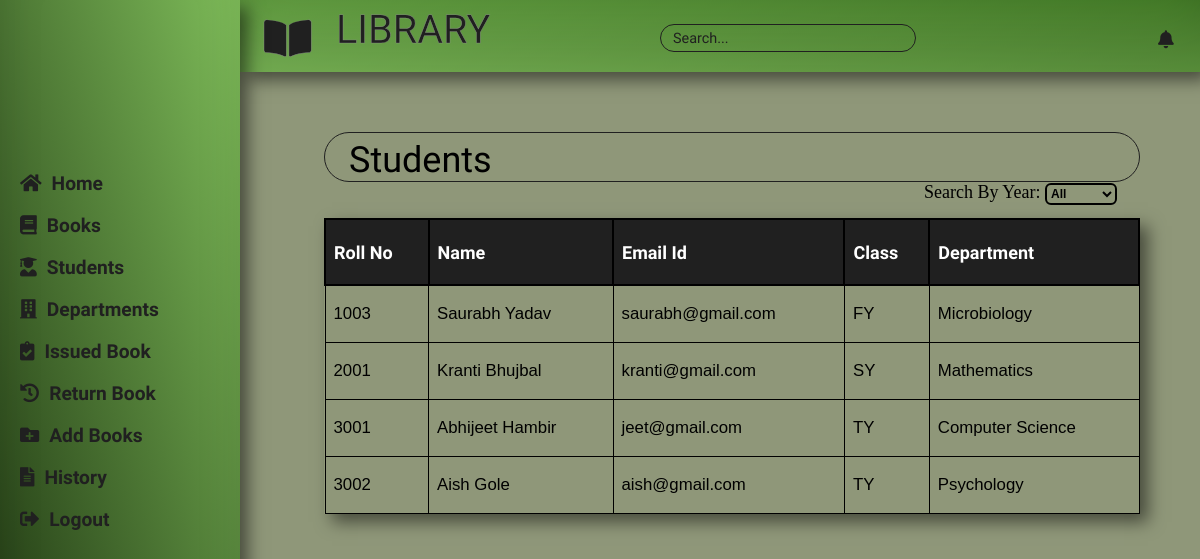
Screenshot of /Admin/students.php with the database file from the repository.
### tables this page shows
CREATE TABLE `students` (
  `ID` int(8) NOT NULL,
  `ROLL_NO` varchar(10) NOT NULL,
  `NAME` varchar(200) NOT NULL,
  `EMAIL` varchar(500) NOT NULL,
  `CLASS` varchar(100) NOT NULL,
  `DEPARTMENT` varchar(200) NOT NULL,
  `MOBILE_NO` varchar(50) NOT NULL,
  `PASSWORD` varchar(200) NOT NULL
);

### Admin/students.php (the view, shortened to what this page needs)
<!DOCTYPE html>
<html>
<head>
    <link href="CSS/students.css" type="text/css" rel="stylesheet">
</head>
<body>
    <div class="container">
    <div class="heading">
          <p>Students</p>
     </div>
    <div class="sort-books">
            Search By Year:
            <select name="year" id="fetchval">
                <option value="All">All</option>
            </select>
        </div>
    <div class="table-container">
            <?php
                require '../connection/connection.inc.php';
                $query = "SELECT * FROM students ORDER BY ROLL_NO";
                $result = mysqli_query($db_connection,$query);
                echo '<table border="1px" class="books-table" id="book_table">';
                echo '<tr>';
                    echo '<th>'; echo 'Roll No'; echo '</th>';
                    echo '<th>'; echo 'Name'; echo '</th>';
                    echo '<th>'; echo 'Email Id'; echo '</th>';
                    echo '<th>'; echo 'Class'; echo '</th>';
                    echo '<th>'; echo 'Department'; echo '</th>';
                echo '</tr>';
                while($data = mysqli_fetch_assoc($result))
                {
                    echo '<tr>';
                        echo '<td>'; echo $data['ROLL_NO']; echo '</td>';
                        echo '<td>'; echo $data['NAME']; echo '</td>';
                        echo '<td>'; echo $data['EMAIL']; echo '</td>';
                        echo '<td>'; echo $data['CLASS']; echo '</td>';
                        echo '<td>'; echo $data['DEPARTMENT']; echo '</td>';
                    echo '</tr>';
                }
                echo '</table>';
            ?>
        </div>
    </div>
</body>
</html>
<?php
    include "layout.php";
?>

### Admin/css/students.css (style rules this page uses)
.container { position: absolute; margin-left: 27vw; margin-top: 10vw; }
.container .heading { position: relative; margin-top: 1vw; height: 4vw; border: 1px solid #202020; border-radius: 50px; }
.container .heading p { font-family: 'Orelega One', cursive; font-size: 3vw; padding-left: 2vw; margin-top: 0.5vw; position: absolute; }
.books-table { margin-top: 3vw; border-collapse: collapse; width: 68vw; text-align: left; box-shadow: inset 0 -3em 3em rgba(0,0,0,0.1), 0 0 0 0px rgb(255,255,255), 0.5em 0.5em 1em rgba(0,0,0,0.5); }
.books-table th { font-family: 'Jura', sans-serif; font-size: 1.5vw; border: 2px solid black; padding: 8px; height: 40px; padding-top: 12px; padding-bottom: 12px; background-color: #202020; color: #FFFFFF; }
.books-table td { font-family: 'PT Sans', sans-serif; font-size: 1.4vw; border: 1px solid black; padding: 8px; height: 40px; background-color: #8F9779; }
.sort-books { font-family: 'Markazi Text', serif; font-size: 1.5vw; position: absolute; margin-left: 50vw; }
.sort-books select { width: 6vw; height: 1.8vw; font-family: 'Aldrich', sans-serif; font-size: 1vw; color: black; font-weight: bold; border: 2px solid black; border-radius: 6px; outline: none; background-color: #8F9779; }
.sort-books option { font-family: 'Aldrich', sans-serif; font-size: 1vw; color:black; background-color: rgba(162, 195, 214, 0.514); }
.table-container { padding-bottom: 30px; }

### Admin/css/layout.css (style rules this page uses)
body { background-color: #8F9779; margin: 0px; }

### rows the page displays
students: ROLL_NO "1003", NAME "Saurabh Yadav", EMAIL "saurabh@gmail.com", CLASS "FY", DEPARTMENT "Microbiology"
students: ROLL_NO "2001", NAME "Kranti Bhujbal", EMAIL "kranti@gmail.com", CLASS "SY", DEPARTMENT "Mathematics"
students: ROLL_NO "3001", NAME "Abhijeet Hambir", EMAIL "jeet@gmail.com", CLASS "TY", DEPARTMENT "Computer Science"
students: ROLL_NO "3002", NAME "Aish Gole", EMAIL "aish@gmail.com", CLASS "TY", DEPARTMENT "Psychology"
